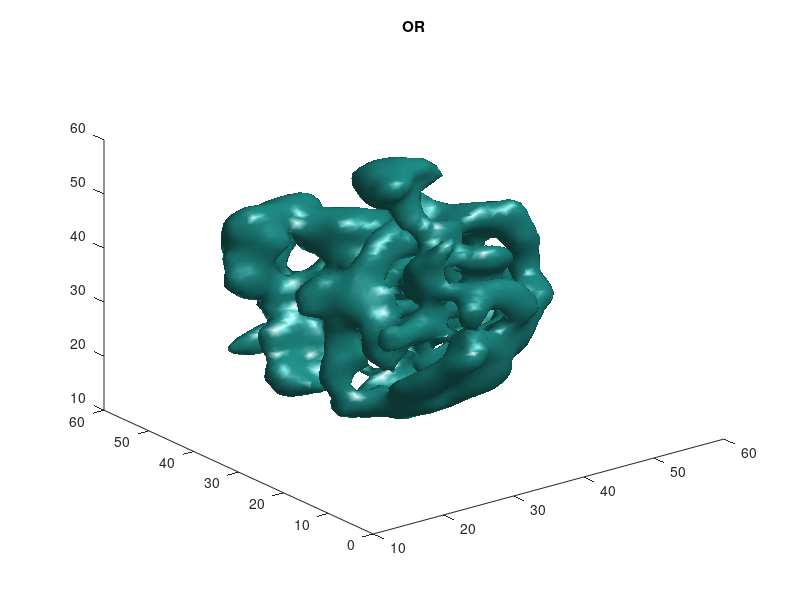

MATLAB code to generate this figure: (Note: this script raises an error after producing the figure.)

clear all; close all; clc;

%% Objection:
%   min || RiCij - RjCji ||_{p}^{q}

%% Generate simulated projections
% Generate 200 simulated projections of size 65x65.
% For simplicity, the projections are centered.
load cleanrib;
figure;isosurface(real(volref),max(real(volref(:)))/5);title('OR');
k = size(volref,1);
n = 129;  %65
V = zeros(n,n,n);
V(1:k,1:k,1:k)= volref;
volref = V;
K = 100;
SNR = 1;
%SNR=1000; % No noise
[projs,noisy_projs,~,ref_rot]=cryo_gen_projections(n,K,SNR);
figure;viewstack(noisy_projs,5,5); % Show some noisy projections
masked_r = 35;
masked_projs=mask_fuzzy(noisy_projs,masked_r); % Applly circular mask
figure;viewstack(masked_projs,5,5); % Show some noisy projections

% Compute polar Fourier transform, using radial resolution n_r and angular
% resolution n_theta. n_theta is the same as above.
n_theta = 360; %360;%72
n_r = 100;     %100;    %33
[npf,sampling_freqs]=cryo_pft(masked_projs,n_r,n_theta,'single');  % take Fourier transform of projections   

% Find common lines from projections
max_shift=0;
shift_step=1;
common_lines_matrix = commonlines_gaussian(npf,max_shift,shift_step);

% Find reference common lines and compare
% [ref_clstack,~]=clmatrix_cheat_qq(ref_rot,n_theta);
[ref_clstack,~]=clmatrix_cheat(ref_rot,n_theta);
p = comparecl( common_lines_matrix, ref_clstack, n_theta, 10 );
fprintf('Percentage of correct common lines: %f%%\n\n',p*100);


MSEs = zeros(9,1);
Err_v = zeros(9,1);
Time = zeros(9,1);

opts.tol = 1e-3;
% proximal Method 
est_rots = L2_PG(common_lines_matrix,n_theta, ref_rot);
% Accelerated proximal Method 
est_rots = L2_APG(common_lines_matrix,n_theta, ref_rot);

est_rots = L2_BLSPG(common_lines_matrix,n_theta, ref_rot);
[MSEs(1) est_inv_rots] = check_MSE(est_rots, ref_rot);
inv_est_rot = permute(est_rots, [2 1 3]);
[MSEs(2) est_inv_rots]= check_MSE(inv_est_rot, ref_rot);
[ v_PG, v_b, kernel, err, iter, flag] = recon3d_firm(projs,est_inv_rots,[], 1e-4, 500, zeros(n,n,n));
figure;isosurface(real(v_PG),max(real(v_PG(:)))/5);title('APG');
Err_v(1) = norm(volref(:) - real(v_PG(:)))/norm(volref(:));


pars.solver = 'PDM1';
tic;
% est_inv_rots = cryoEMPDM(common_lines_matrix,n_theta,opts);
[est_inv_rots ]= cryoEMPDMM(common_lines_matrix,n_theta,pars,opts );
Time(1) = toc;
[MSEs(1) est_inv_rots] = check_MSE(est_inv_rots, ref_rot);
MSEs(1)
% fprintf('Reconstruction projections  from clean centered projections \n')
% [ v_PD, v_b, kernel, err, iter, flag] = recon3d_firm(projs,est_inv_rots,[], 1e-4, 500, zeros(n,n,n));
% figure;isosurface(real(v_PD),max(real(v_PD(:)))/5);title('PDM');
% Err_v(1) = norm(volref(:) - real(v_PD(:)))/norm(volref(:))

pars.solver = 'PDMc';
tic;
[est_inv_rots ]= cryoEMPDMM(common_lines_matrix,n_theta,pars,opts );
% est_inv_rots = cryoEMPDMc(common_lines_matrix,n_theta, opts);
Time(2) = toc;
[MSEs(2), est_inv_rots] = check_MSE(est_inv_rots, ref_rot);
MSEs(2)
fprintf('Reconstruction projections  from clean centered projections \n')
% [ v_PDc, v_b, kernel, err, iter, flag] = recon3d_firm(projs,est_inv_rots,[], 1e-4, 200, zeros(n,n,n));
% figure;isosurface(real(v_PDc),max(real(v_PDc(:)))/5);title('PDMc');
% Err_v(7) = norm(volref(:) - real(v_PDc(:)))/norm(volref(:))

pars.solver = 'PDMc2';
tic;
% est_inv_rots = cryoEMPDM(common_lines_matrix,n_theta,opts);
[est_inv_rots ]= cryoEMPDMM(common_lines_matrix,n_theta,pars,opts );
Time(3) = toc;
[MSEs(3) est_inv_rots] = check_MSE(est_inv_rots, ref_rot);
MSEs(3)
% fprintf('Reconstruction projections  from clean centered projections \n')
% [ v_PD, v_b, kernel, err, iter, flag] = recon3d_firm(projs,est_inv_rots,[], 1e-4, 500, zeros(n,n,n));
% figure;isosurface(real(v_PD),max(real(v_PD(:)))/5);title('PDMc2');
% Err_v(9) = norm(volref(:) - real(v_PD(:)))/norm(volref(:))

%% Test est_orientations_LS + SDPLR
% tic;
% est_inv_rots = est_orientations_LS(common_lines_matrix, n_theta);
% Time(1) = toc;
% MSEs(1) = check_MSE(est_inv_rots, ref_rot);
% fprintf('Reconstruction projections  from clean centered projections \n')
% [ v_LS, v_b, kernel ,err, iter, flag] = recon3d_firm(masked_projs,est_inv_rots,[], 1e-4, 500, zeros(n,n,n));
% figure;isosurface(real(v_LS),max(real(v_LS(:)))/5);


%% With spectral norm constraint + ADMM
pars.alpha = 2/3;
tic;
est_inv_rots = est_orientations_LS(common_lines_matrix, n_theta, pars);
Time(4) = toc;
[MSEs(4), est_inv_rots]= check_MSE(est_inv_rots, ref_rot);
MSEs(4)
% [ v_LSc, v_b, kernel ,err, iter, flag] = recon3d_firm(projs,est_inv_rots,[], 1e-4, 500, zeros(n,n,n));
% figure;isosurface(real(v_LSc),max(real(v_LSc(:)))/5);title('LSc');
% Err_v(2) = norm(volref(:) - real(v_LSc(:)))/norm(volref(:))


%% Test est_orientations_LUD
% ADMM
tic;
est_inv_rots = est_orientations_LUD(common_lines_matrix,n_theta);
Time(5) = toc;
[MSEs(5), est_inv_rots]= check_MSE(est_inv_rots, ref_rot);
MSEs(5)
% [ v_LUDADMM, v_b, kernel ,err, iter, flag] = recon3d_firm(projs,est_inv_rots,[], 1e-4, 500, zeros(n,n,n));
% figure;isosurface(real(v_LUDADMM),max(real(v_LUDADMM(:)))/5);title('ADMM');
% Err_v(3) = norm(volref(:) - real(v_LUDADMM(:)))/norm(volref(:))

% ADMM with spectral norm constraint
pars.alpha = 2/3;
pars.solver = 'ADMM';
tic;
est_inv_rots = est_orientations_LUD(common_lines_matrix,n_theta, pars);
Time(6) = toc;
[MSEs(6), est_inv_rots] = check_MSE(est_inv_rots, ref_rot);
MSEs(6)
% [ v_LUDADMMc, v_b, kernel ,err, iter, flag] = recon3d_firm(projs,est_inv_rots,[], 1e-4, 500, zeros(n,n,n));
% figure;isosurface(real(v_LUDADMMc),max(real(v_LUDADMMc(:)))/5);title('ADMMc');
% Err_v(4)= norm(volref(:) - real(v_LUDADMMc(:)))/norm(volref(:))


%% IRLS
%  pars.solver = 'IRLS';
% pars.alpha = 0;
% tic;
% est_inv_rots = est_orientations_LUD(common_lines_matrix,n_theta, pars);
% Time(5) = toc;
% [MSEs(5), est_inv_rots] = check_MSE(est_inv_rots, ref_rot);
% [ v_IRLS, v_b, kernel ,err, iter, flag] = recon3d_firm(projs,est_inv_rots,[], 1e-4, 500, zeros(n,n,n));
% figure;isosurface(real(v_IRLS),max(real(v_IRLS(:)))/5);
% Err_v(5) = norm(volref(:) - real(v_IRLS(:)))/norm(volref(:))
% MSEs(5)

% IRLS with spectral norm constraint
pars.solver = 'IRLS';
pars.alpha = 2/3;
tic;
est_inv_rots = est_orientations_LUD(common_lines_matrix,n_theta, pars);
Time(7) = toc;
[MSEs(7), est_inv_rots] = check_MSE(est_inv_rots, ref_rot);
MSEs(7)
% [ v_IRLSc, v_b, kernel ,err, iter, flag] = recon3d_firm(projs,est_inv_rots,[], 1e-4, 500, zeros(n,n,n));
% figure;isosurface(real(v_IRLSc),max(real(v_IRLSc(:)))/5);title('IRLSc');
% Err_v(5) = norm(volref(:) - real(v_IRLSc(:)))/norm(volref(:))

%% Estimate orientations using sychronization./ eig
% tic;
% S = cryo_syncmatrix_vote(common_lines_matrix,n_theta);
% inv_rot_eig = cryo_syncrotations(S,ref_rot);
% Time(6) = toc;
% [MSEs(6), est_inv_rots] = check_MSE(inv_rot_eig, ref_rot);
% [ v_eig, v_b, kernel ,err, iter, flag] = recon3d_firm(projs,est_inv_rots,[], 1e-4, 500, zeros(n,n,n));
% figure;isosurface(real(v_eig),max(real(v_eig(:)))/5);title('Eig');
% Err_v(6) = norm(volref(:) - real(v_eig(:)))/norm(volref(:))
% MSEs(6)
%fprintf('MSE of the estimated rotations: %f\n\n',mse);
%fprintf('MSE of the estimated rotations: %f\n\n',check_MSE(rotations,refq));

%l1 norm  by PH
%------------------------------------------------------------
tic;
est_inv_rot_l1 = l1_norm_rotatmatix(common_lines_matrix,n_theta, ref_rot);
Time(8) = toc;
MSEs(8) = check_MSE(est_inv_rot_l1, ref_rot);


tic;
est_inv_rots = l1_norm_rotatmatixC2(common_lines_matrix,n_theta, ref_rot);
Time(8) = toc;
est_inv_rots = permute(est_inv_rots, [2 1 3]);
[MSEs,est_inv_rots,~] = check_MSE(est_inv_rots, ref_rot);
[ v_eig, v_b, kernel ,err, iter, flag] = recon3d_firm(projs,est_inv_rots,[], 1e-4, 200, zeros(n,n,n));
figure;isosurface(real(v_eig),max(real(v_eig(:)))/8);title('l1');

tic;
est_inv_rots = l1_norm_rotatmatixC2W(common_lines_matrix,n_theta, ref_rot);
Time(8) = toc;
est_inv_rots = permute(est_inv_rots, [2 1 3]);
[MSEs,est_inv_rots,~] = check_MSE(est_inv_rots, ref_rot);
[ v_eig, v_b, kernel ,err, iter, flag] = recon3d_firm(projs,est_inv_rots,[], 1e-4, 200, zeros(n,n,n));
figure;isosurface(real(v_eig),max(real(v_eig(:)))/6);title('l1');



tic;
est_inv_rot_l1 = l1_norm_rotatmatixC(common_lines_matrix,n_theta, ref_rot);
Time(8) = toc;
MSEs(8) = check_MSE(est_inv_rot_l1, ref_rot);


tic;
est_inv_rot_l1 = l1_norm_rotatmatixC1(common_lines_matrix,n_theta, ref_rot);
Time(8) = toc;
[MSEs(8), est_inv_rots] = check_MSE(est_inv_rot_l1, ref_rot);
[ v_L1TV, v_b, kernel ,err, iter, flag] = recon3d_firm(projs,est_inv_rots,[], 1e-4, 500, zeros(n,n,n));
figure;isosurface(real(v_L1TV),max(real(v_L1TV(:)))/5);
err_v = norm(volref(:) - real(v_L1TV(:)))/norm(volref(:))
% MSEs(8)




%% Print the MSEs and cost time of the results

fprintf('SNR = %f, p = %f\n',  SNR, p);
fprintf('K = %d, n_r = %d, L = %d,masked_r = %d \n', K,n_r, n_theta,masked_r);
fprintf('-----------------------------------------\n')
fprintf(' Exp  Method   MSE        Err_v     Time\n')
fprintf('  1   PDM     %1.5f    %1.5f  %6.2f\n',   MSEs(1), Err_v(1), Time(1));
fprintf('  2   PDMc    %1.5f    %1.5f  %6.2f\n',   MSEs(2), Err_v(2), Time(2));
fprintf('  3   PDMc2   %1.5f    %1.5f  %6.2f\n',   MSEs(3), Err_v(3), Time(3));
fprintf('  4   LSc     %1.5f    %1.5f  %6.2f\n',   MSEs(4), Err_v(4), Time(4));
fprintf('  5   LUD     %1.5f    %1.5f  %6.2f\n',   MSEs(5), Err_v(5), Time(5));
fprintf('  6   LUDc    %1.5f    %1.5f  %6.2f\n',   MSEs(6), Err_v(6), Time(6));
fprintf('  7   IRLSc   %1.5f    %1.5f  %6.2f\n',   MSEs(7), Err_v(7), Time(7));
% fprintf('  7   eig     %1.5f    %1.5f  %6.2f\n',   MSEs(6), Err_v(6), Time(6));
fprintf('-------------------------------------------\n')


% [FSC_PD, spatialFrequency, meanIntensity] = FourierShellCorrelate(v_PD,volref,n,n);
% [FSC_PDc, spatialFrequency, meanIntensity] = FourierShellCorrelate(v_PDc,volref,n,n);
% [FSC_LSc, spatialFrequency, meanIntensity] = FourierShellCorrelate(v_LSc,volref,n,n);
% [FSC_ADMM, spatialFrequency, meanIntensity] = FourierShellCorrelate(v_LUDADMM,volref,n,n);
% [FSC_ADMMc, spatialFrequency, meanIntensity] = FourierShellCorrelate(v_LUDADMMc,volref,n,n);
% [FSC_IRLSc, spatialFrequency, meanIntensity] = FourierShellCorrelate(v_IRLSc,volref,n,n);
% [FSC_eig, spatialFrequency, meanIntensity] = FourierShellCorrelate(v_eig,volref,n,n);
% 
% 
% figure;    
% tick_spacing = 1;     
% plot(FSC_PD,'b','LineWidth',2);hold on     
% plot(FSC_LSc,'c--','LineWidth',2);hold on ;   
% plot(FSC_ADMM,'g','LineWidth',2);hold on ;  
% plot(FSC_ADMMc,'b--','LineWidth',2);  hold on ;
% plot(FSC_IRLSc,'r--','LineWidth',2);  hold on ;
% plot(FSC_eig,'y','LineWidth',2);  
% ylim([0 0.1]); %xlim([1 n/2]) 
% set(gca,'YTick',[0,0.143,0.5,1])
% f_ind_s = num2str([0:0.01:0.05]');    
% set(gca,'XTickLabel',f_ind_s);   
% ylabel('FSC');   
% xlabel('Spatial frequency (1/pixel size)')   
% grid on   
% legend('firm','Tikfix','Tik','TV'); set(gca, 'FontSize',18);  
% % print('-dpng',strcat('emd8523FSC',num2str(1/SNR),num2str(-K)));
% 
% 
% 

% fprintf('K = %d, n_r = %d, L = %d,masked_r = %d, SNR = %f, p = %f\n', K,n_r, n_theta,masked_r, SNR, p);
% fprintf('------------------------------------------------------------------\n')
% fprintf(' Exp PDM  LS  LUD  alpha  ADMM  IRLS  eig  MSE       Err_v  Time\n')
% fprintf('  1   Y                                    %1.5f  %1.5f  %6.2f\n',   MSEs(1), Err_v(1), Time(1));
% fprintf('  2       Y         2/3    Y               %1.5f  %1.5f  %6.2f\n',   MSEs(2), Err_v(2), Time(2));
% fprintf('  3            Y           Y               %1.5f  %1.5f  %6.2f\n',   MSEs(3), Err_v(3), Time(3));
% fprintf('  4            Y    2/3    Y               %1.5f  %1.5f  %6.2f\n',   MSEs(4), Err_v(4), Time(4));
% fprintf('  5            Y    2/3           Y        %1.5f  %1.5f  %6.2f\n',   MSEs(5), Err_v(5), Time(5));
% fprintf('  6                                    Y   %1.5f  %1.5f  %6.2f\n',   MSEs(6), Err_v(6), Time(6));
% fprintf('------------------------------------------------------------------\n')





% fprintf('K = %d,  n_r = %d,     L = %d,   SNR = %f, masked_r = %d   p = %f\n', K,n_r, n_theta, SNR,masked_r, p);
% fprintf('=======================================================================================\n')
% fprintf(' Exp PDM   LS    LUD    alpha   SDPLR  ADMM  IRLS  Eig      MSE          Time\n')
% fprintf('  1   Y                                                    %1.5f       %6.2f\n',   MSEs(1), Time(1));
% fprintf('  2        Y             2/3             Y                       %1.5f     %6.2f\n',   MSEs(2), Time(2));
% fprintf('  3              Y                     Y                       %1.5f     %6.2f\n',   MSEs(3), Time(3));
% fprintf('  4              Y       2/3             Y                     %1.5f       %6.2f\n',   MSEs(4), Time(4));
% fprintf('  5              Y                            Y                %1.5f     %6.2f\n',   MSEs(5), Time(5));
% fprintf('  6              Y       2/3                    Y                %1.5f     %6.2f\n',   MSEs(6), Time(6));
% fprintf('  7                                           Y           %1.5f     %6.2f\n',   MSEs(7), Time(7));
% fprintf('  8                                                 Y    %1.5f      %6.2f\n',   MSEs(8), Time(8));
% fprintf('=======================================================================================\n')
% 
% %% 3D reconstruction
% 

% fprintf('Reconstrprojectionsuction from clean centered projections \n')
% [ v, v_b, kernel ,err, iter, flag] = recon3d_firm(masked_projs,inv_rot_matrices,[], 1e-4, 500, zeros(n,n,n));
% %fprintf('The relative error of reconstruction is %f.\n',norm(v(:)-ph(:))/norm(ph(:)));


